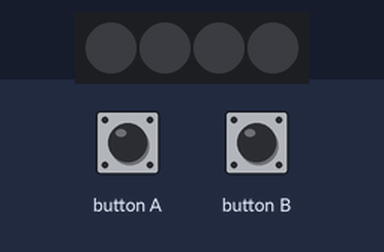
Bench run of a program on a simulated BBC micro:bit running MicroPython. Parts: 4 RGB LEDs in strip order, left to right. The test bench sets the inputs (shaded band).

Above: at 1.2 s.
1.3 s: button A pressed for 0.15 s
At 2.0 s:
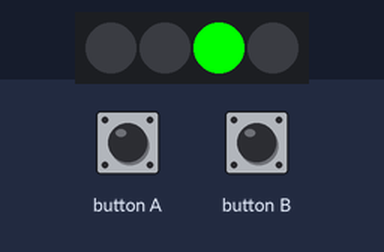
4.4 s: button A pressed for 1 s
At 6.2 s:
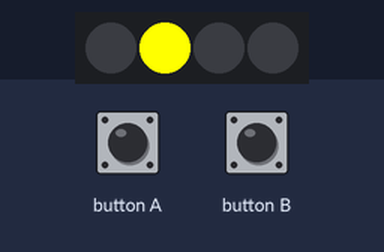
8.4 s: button A pressed for 3.2 s
At 11.2 s:
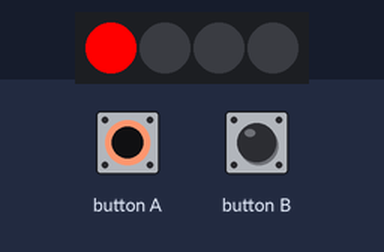
Timing chart, 0 to 15.9 s (numbered marks = the images above; inputs shaded):
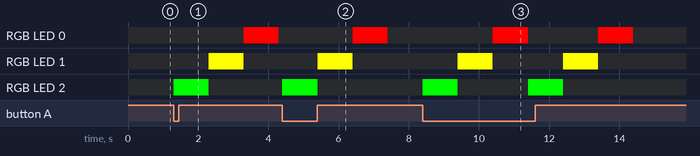

The program:

main.py
```python
"""
Created by: Kyle Lyver
Created on: Oct 2023
This module is a Micro:bit MicroPython program
"""

from microbit import *
import neopixel

num_pixels = 12
np = neopixel.NeoPixel(pin16, 4)

while True:
    if button_a.is_pressed():
        np[2] = (0, 255, 0)
        np.show()
        sleep(1000)
        np[2] = (0, 0, 0)
        np[1] = (255, 255, 0)
        np.show()
        sleep(1000)
        np[1] = (0, 0, 0)
        np.show()
        np[0] = (255, 0, 0)
        np.show()
        sleep(1000)
        np[0] = (0, 0, 0)
        np.show()
```

Measured:
- after the input at 1.3 s, RGB LED 0: off → RGB(255, 0, 0) after 2.0 s, → off 1.0 s later; RGB LED 1: off → RGB(255, 255, 0) after 1.0 s, → off 1.0 s later; RGB LED 2: off → RGB(0, 255, 0) at once, → off 1.0 s later
- after the input at 4.4 s, RGB LED 0: off → RGB(255, 0, 0) after 2.0 s, → off 1.0 s later; RGB LED 1: off → RGB(255, 255, 0) after 1.0 s, → off 1.0 s later; RGB LED 2: off → RGB(0, 255, 0) at once, → off 1.0 s later
- after the input at 8.4 s, RGB LED 0: alternates RGB(255, 0, 0) for 1.0 s and off for 2.0 s, 4 changes in all, then stays off, starting after 2.0 s; RGB LED 1: alternates RGB(255, 255, 0) for 1.0 s and off for 2.0 s, 4 changes in all, then stays off, starting after 1.0 s
